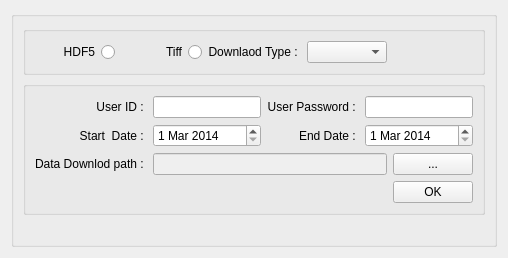
                    <widget class="QWidget" name="tab_13">
                      <attribute name="title">
                        <string>GPM</string>
                      </attribute>
                      <layout class="QGridLayout" name="gridLayout_3">
                        <item row="2" column="0" colspan="6">
                          <widget class="QGroupBox" name="groupBox_20">
                            <property name="title">
                              <string/>
                            </property>
                            <layout class="QGridLayout" name="gridLayout_36">
                              <item row="1" column="0" colspan="6">
                                <widget class="QGroupBox" name="groupBox_21">
                                  <property name="title">
                                    <string/>
                                  </property>
                                  <layout class="QGridLayout" name="gridLayout_37">
                                    <item row="0" column="0">
                                      <widget class="QLabel" name="label_45">
                                        <property name="text">
                                          <string>User ID : </string>
                                        </property>
                                        <property name="alignment">
                                          <set>Qt::AlignRight|Qt::AlignTrailing|Qt::AlignVCenter</set>
                                        </property>
                                      </widget>
                                    </item>
                                    <item row="0" column="1" colspan="2">
                                      <widget class="QLineEdit" name="txt_userID">
                                        <property name="sizePolicy">
                                          <sizepolicy hsizetype="Preferred" vsizetype="Fixed">
                                            <horstretch>0</horstretch>
                                            <verstretch>0</verstretch>
                                          </sizepolicy>
                                        </property>
                                        <property name="text">
                                          <string/>
                                        </property>
                                      </widget>
                                    </item>
                                    <item row="0" column="3">
                                      <widget class="QLabel" name="label_46">
                                        <property name="text">
                                          <string>User Password : </string>
                                        </property>
                                        <property name="alignment">
                                          <set>Qt::AlignRight|Qt::AlignTrailing|Qt::AlignVCenter</set>
                                        </property>
                                      </widget>
                                    </item>
                                    <item row="6" column="0">
                                      <widget class="QLabel" name="label_30">
                                        <property name="text">
                                          <string>Start  Date : </string>
                                        </property>
                                        <property name="alignment">
                                          <set>Qt::AlignRight|Qt::AlignTrailing|Qt::AlignVCenter</set>
                                        </property>
                                      </widget>
                                    </item>
                                    <item row="6" column="1" colspan="2">
                                      <widget class="QDateEdit" name="start_date">
                                        <property name="sizePolicy">
                                          <sizepolicy hsizetype="Preferred" vsizetype="Fixed">
                                            <horstretch>0</horstretch>
                                            <verstretch>0</verstretch>
                                          </sizepolicy>
                                        </property>
                                        <property name="dateTime">
                                          <datetime>
                                            <hour>0</hour>
                                            <minute>0</minute>
                                            <second>0</second>
                                            <year>2014</year>
                                            <month>3</month>
                                            <day>1</day>
                                          </datetime>
                                        </property>
                                      </widget>
                                    </item>
                                    <item row="6" column="3">
                                      <widget class="QLabel" name="label_20">
                                        <property name="text">
                                          <string>End Date : </string>
                                        </property>
                                        <property name="alignment">
                                          <set>Qt::AlignRight|Qt::AlignTrailing|Qt::AlignVCenter</set>
                                        </property>
                                      </widget>
                                    </item>
                                    <item row="8" column="0">
                                      <widget class="QLabel" name="label_47">
                                        <property name="sizePolicy">
                                          <sizepolicy hsizetype="Fixed" vsizetype="Preferred">
                                            <horstretch>0</horstretch>
                                            <verstretch>0</verstretch>
                                          </sizepolicy>
                                        </property>
                                        <property name="text">
                                          <string>Data Downlod path : </string>
                                        </property>
                                        <property name="alignment">
                                          <set>Qt::AlignRight|Qt::AlignTrailing|Qt::AlignVCenter</set>
                                        </property>
                                      </widget>
                                    </item>
                                    <item row="6" column="4" colspan="2">
                                      <widget class="QDateEdit" name="end_date">
                                        <property name="sizePolicy">
                                          <sizepolicy hsizetype="Preferred" vsizetype="Fixed">
                                            <horstretch>0</horstretch>
                                            <verstretch>0</verstretch>
                                          </sizepolicy>
                                        </property>
                                        <property name="dateTime">
                                          <datetime>
                                            <hour>0</hour>
                                            <minute>0</minute>
                                            <second>0</second>
                                            <year>2014</year>
                                            <month>3</month>
                                            <day>1</day>
                                          </datetime>
                                        </property>
                                      </widget>
                                    </item>
                                    <item row="8" column="1" colspan="4">
                                      <widget class="QLineEdit" name="txt_bat_path">
                                        <property name="enabled">
                                          <bool>false</bool>
                                        </property>
                                        <property name="text">
                                          <string/>
                                        </property>
                                      </widget>
                                    </item>
                                    <item row="8" column="5">
                                      <widget class="QPushButton" name="btn_bat_path">
                                        <property name="text">
                                          <string>...</string>
                                        </property>
                                      </widget>
                                    </item>
                                    <item row="9" column="5">
                                      <widget class="QPushButton" name="btn_datadownload">
                                        <property name="text">
                                          <string>OK</string>
                                        </property>
                                      </widget>
                                    </item>
                                    <item row="0" column="4" colspan="2">
                                      <widget class="QLineEdit" name="txt_userPW">
                                        <property name="sizePolicy">
                                          <sizepolicy hsizetype="Preferred" vsizetype="Fixed">
                                            <horstretch>0</horstretch>
                                            <verstretch>0</verstretch>
                                          </sizepolicy>
                                        </property>
                                        <property name="text">
                                          <string/>
                                        </property>
                                      </widget>
                                    </item>
                                  </layout>
                                </widget>
                              </item>
                              <item row="0" column="0" colspan="6">
                                <widget class="QGroupBox" name="groupBox">
                                  <property name="sizePolicy">
                                    <sizepolicy hsizetype="Preferred" vsizetype="Fixed">
                                      <horstretch>0</horstretch>
                                      <verstretch>0</verstretch>
                                    </sizepolicy>
                                  </property>
                                  <property name="title">
                                    <string/>
                                  </property>
                                  <layout class="QGridLayout" name="gridLayout_4">
                                    <item row="0" column="2">
                                      <widget class="QLabel" name="label_60">
                                        <property name="text">
                                          <string>Downlaod Type : </string>
                                        </property>
                                        <property name="alignment">
                                          <set>Qt::AlignRight|Qt::AlignTrailing|Qt::AlignVCenter</set>
                                        </property>
                                      </widget>
                                    </item>
                                    <item row="0" column="1">
                                      <widget class="QRadioButton" name="rdio_Tiff">
                                        <property name="layoutDirection">
                                          <enum>Qt::RightToLeft</enum>
                                        </property>
                                        <property name="text">
                                          <string>Tiff</string>
                                        </property>
                                      </widget>
                                    </item>
                                    <item row="0" column="0">
                                      <widget class="QRadioButton" name="rdo_HDF5">
                                        <property name="sizeIncrement">
                                          <size>
                                            <width>0</width>
                                            <height>0</height>
                                          </size>
                                        </property>
                                        <property name="layoutDirection">
                                          <enum>Qt::RightToLeft</enum>
                                        </property>
                                        <property name="text">
                                          <string>HDF5</string>
                                        </property>
                                      </widget>
                                    </item>
                                    <item row="0" column="3">
                                      <widget class="QComboBox" name="cmb_Downlaod_Type"/>
                                    </item>
                                    <item row="0" column="4">
                                      <widget class="QLabel" name="label_3">
                                        <property name="text">
                                          <string/>
                                        </property>
                                      </widget>
                                    </item>
                                  </layout>
                                </widget>
                              </item>
                              <item row="2" column="0">
                                <widget class="QLabel" name="label_26">
                                  <property name="text">
                                    <string/>
                                  </property>
                                </widget>
                              </item>
                            </layout>
                          </widget>
                        </item>
                      </layout>
                    </widget>
